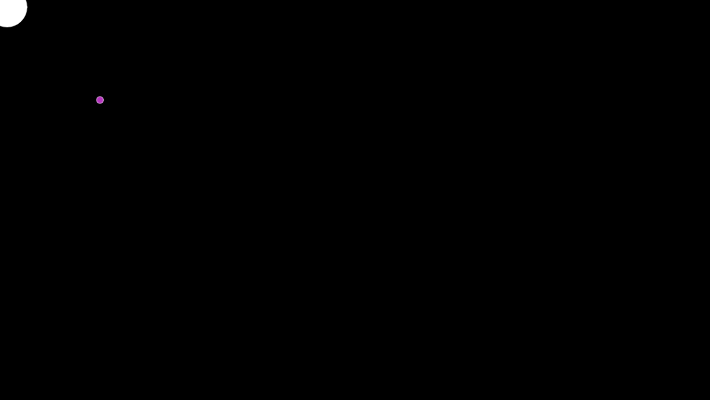
Frame 1 (no input)
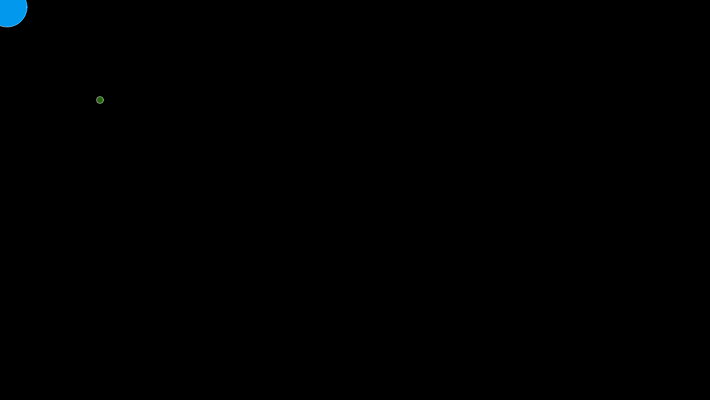
Frame 60 (no input)
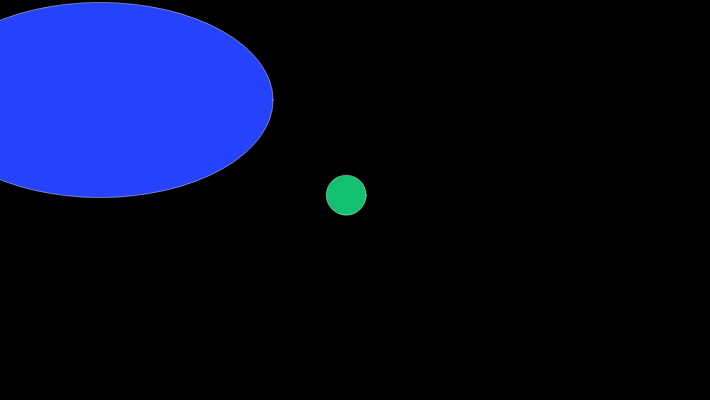
Frame 120 (the mouse pressed at the canvas centre since frame 60)

The p5.js sketch that drew these frames (run headless with seeded random() and noise() and a simulated clock; from frame 60 on, the mouse is pressed at the canvas centre):

// p5.js sketch
// ── sketch.js
//system variables
var x = 100,
  y = 100,
  angle1 = 0.0,
  segLength = 10;


function setup() {
  createCanvas(710, 400);
  
  stroke(255, 100);
}

function draw() {
  background(0);

  dx = mouseX - x;
  dy = mouseY - y;
  angle1 = atan2(dy, dx);
  x = mouseX - (cos(angle1) * segLength);
  y = mouseY - (sin(angle1) * segLength);


  ellipse(x, y, 40, 40);
  fill(          
            random(0, 255),
            random(0, 255),
            random(0, 255)
            );
 ellipse(100, 100, x, y);
}

function segment(x, y, a) {
  push();
}
